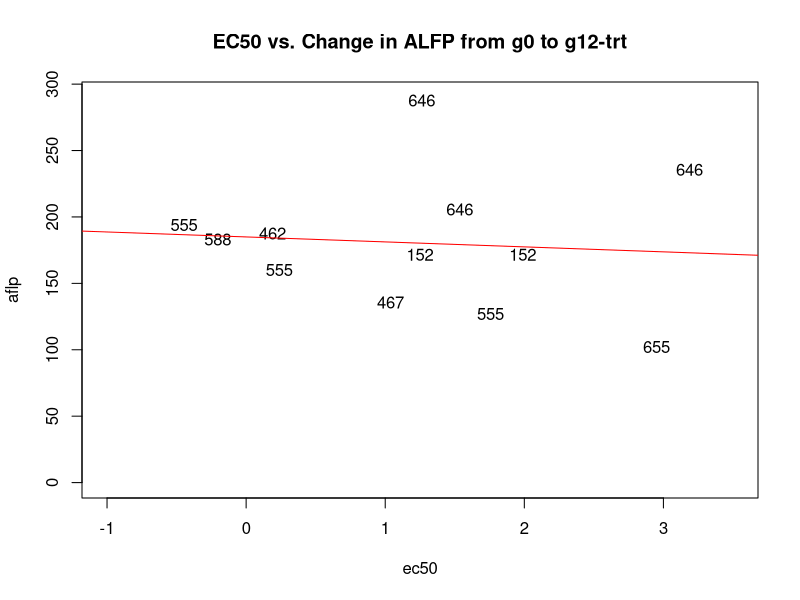
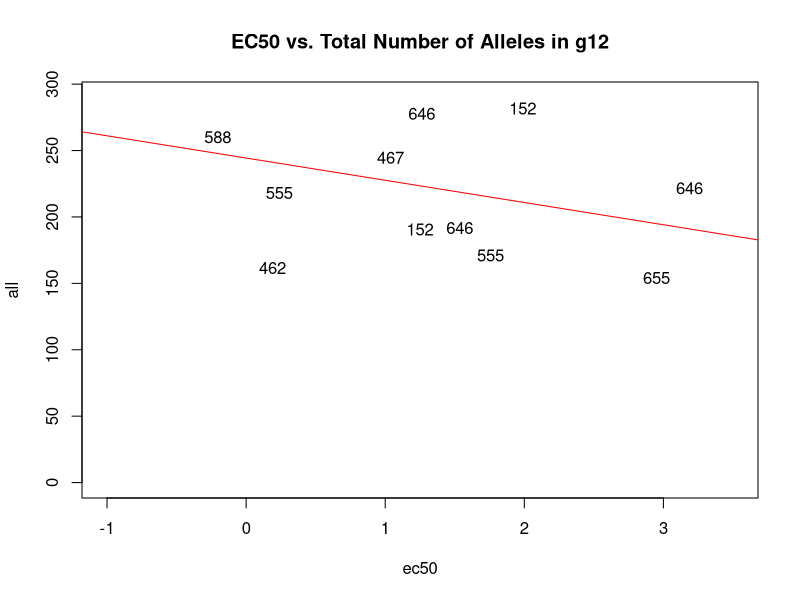
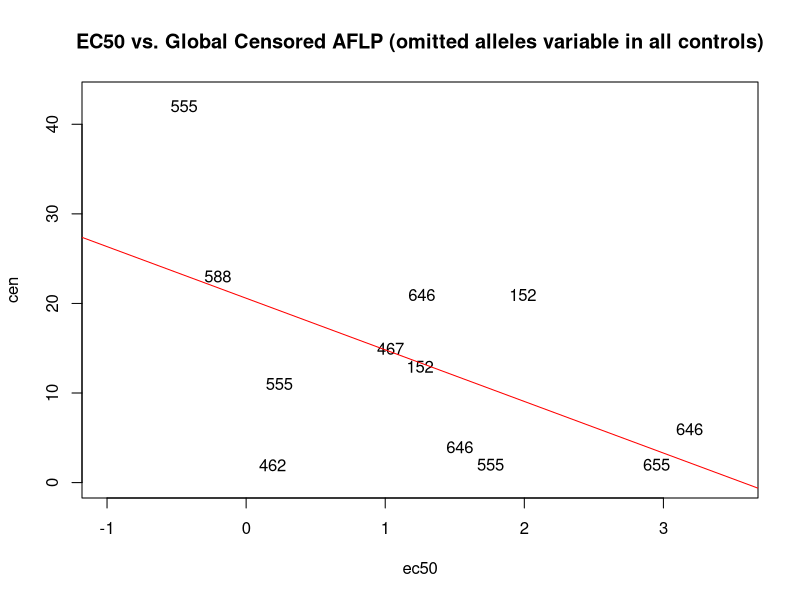
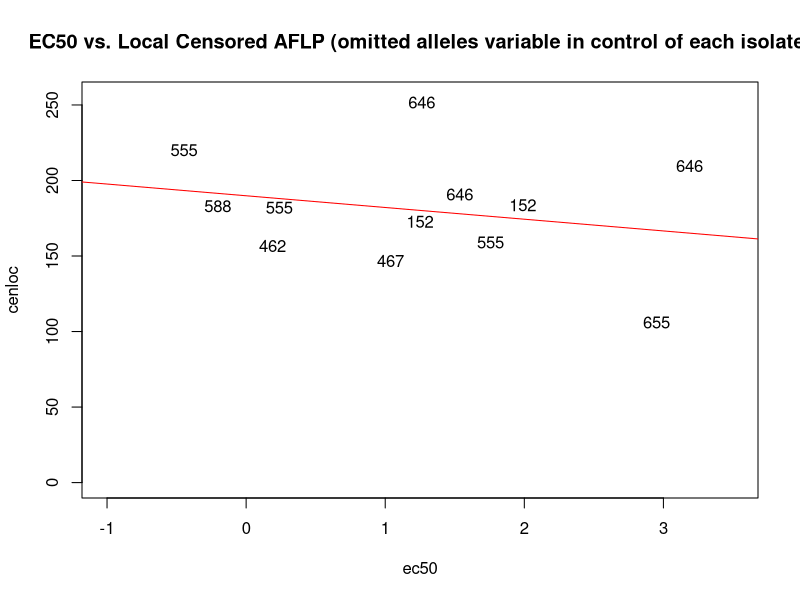
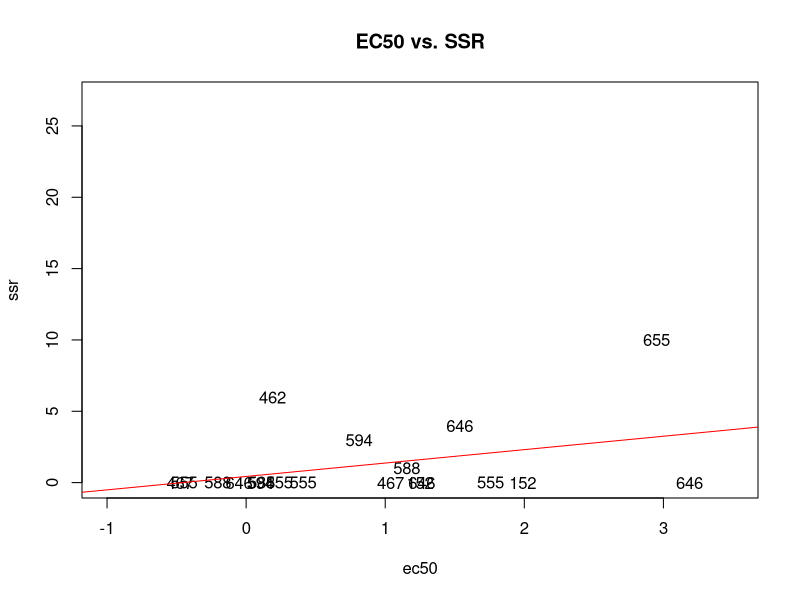
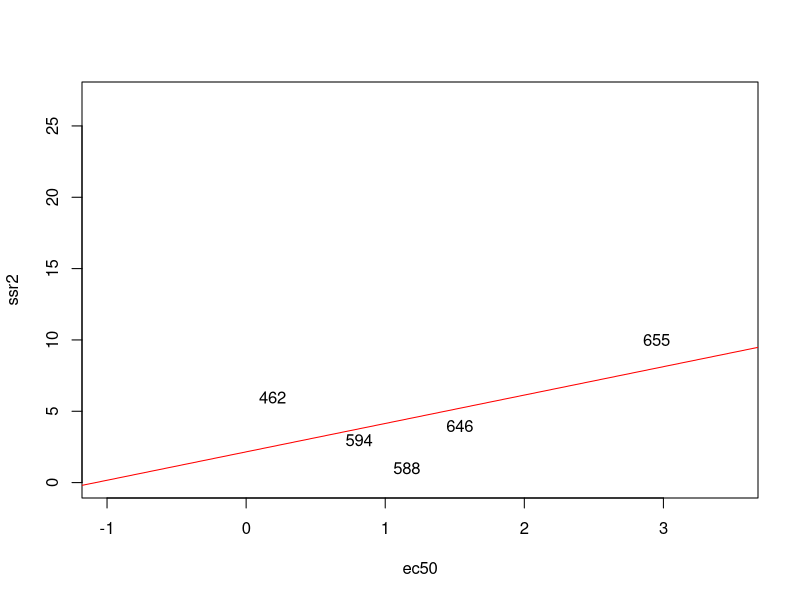
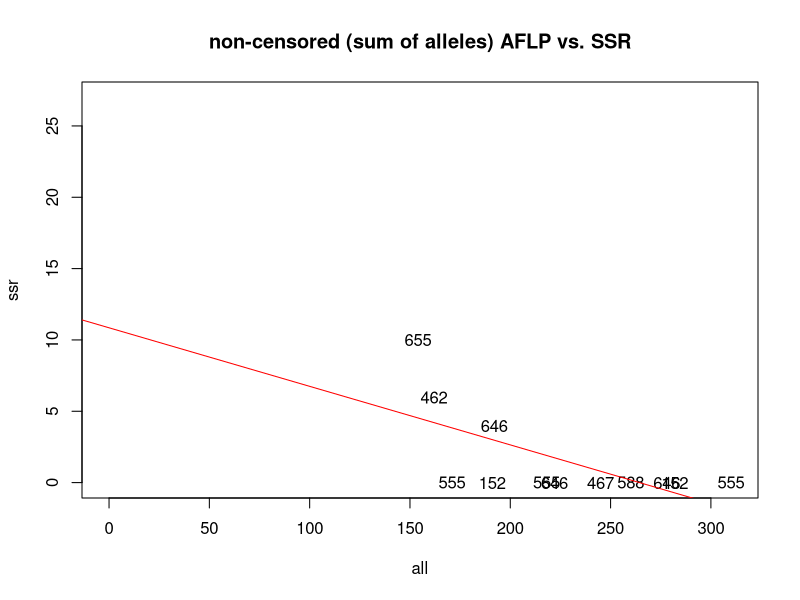
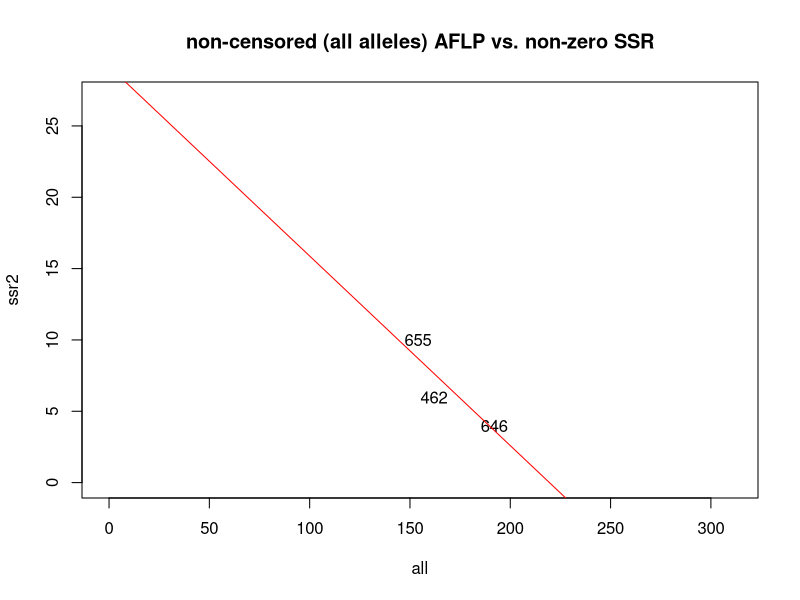

Here is the R script that generated these plots, in order:
comb <- read.csv("EC-AFLP-SSR.csv")
#plot(x=comb$EC50, y=comb$AFLP)
#plot(x=comb$EC50, y=comb$SSR)
#plot(x=comb$EC50, y=comb$Alleles)
fung <- c("ThiophanateMethyl", "Azoxystrobin", "Boscalid", "Pyraclostrobin", "Iprodione")   #Select the fungicide of choice
fung <- c("ThiophanateMethyl", "Boscalid")   #Select the fungicide of choice

#plotting only TM treated EC50 vs. AFLP
ec50 <- comb$EC50[as.logical(match(comb$TRT, fung, nomatch = F))]
aflp <- comb$AFLP[as.logical(match(comb$TRT, fung, nomatch = F))]
ssr <- comb$SSR[as.logical(match(comb$TRT, fung, nomatch = F))]
ssr2 <- ssr
ssr2[as.logical(match(ssr,0, nomatch = F))] <- NA
all <- comb$Alleles[as.logical(match(comb$TRT, fung, nomatch = F))]
cen <- comb$Cen[as.logical(match(comb$TRT, fung, nomatch = F))]
cenloc <- comb$CenLoc[as.logical(match(comb$TRT, fung, nomatch = F))]
id <- comb$ID[as.logical(match(comb$TRT, fung, nomatch = F))]

#for plotting AFLP data (change from g0 to g12-trt)
plot(x=ec50, y=aflp, xlim=range(-1,3.5), ylim=range(0,290), type='n')
text(ec50, aflp, label=id, col='black')
lm.plot <- lm(aflp~ec50, na.action=na.omit)
abline(lm.plot, col="red")
title(main="EC50 vs. Change in ALFP from g0 to g12-trt")
summary(lm.plot)

#for plotting only total number of alleles in AFLP data (all)
plot(x=ec50, y=all, xlim=range(-1,3.5), ylim=range(0,290), type='n')
text(ec50, all, label=id, col='black')
lm.plot <- lm(all~ec50, na.action=na.omit)
abline(lm.plot, col="red")
title(main="EC50 vs. Total Number of Alleles in g12")
summary(lm.plot)

#for plotting only censored alleles in AFLP data (cen)
plot(x=ec50, y=cen, xlim=range(-1,3.5), ylim=range(0,43), type='n')
text(ec50, cen, label=id, col='black')
lm.plot <- lm(cen~ec50, na.action=na.omit)
abline(lm.plot, col="red")
title(main="EC50 vs. Global Censored AFLP (omitted alleles variable in all controls)")
summary(lm.plot)

#for plotting local censored alleles in AFLP data (cenloc)
plot(x=ec50, y=cenloc, xlim=range(-1,3.5), ylim=range(0,255), type='n')
text(ec50, cenloc, label=id, col='black')
lm.plot <- lm(cenloc~ec50, na.action=na.omit)
abline(lm.plot, col="red")
title(main="EC50 vs. Local Censored AFLP (omitted alleles variable in control of each isolate)")
summary(lm.plot)

# for plotting SSR data (ie. ssr)
plot(x=ec50, y=ssr, xlim=range(-1,3.5), ylim=range(0,27), type='n')
text(ec50, ssr, label=id, col='black')
lm.plot <- lm(ssr~ec50, na.action=na.omit)
abline(lm.plot, col="red")
title(main="EC50 vs. SSR")
summary(lm.plot)

# for plotting SSR data (ie. ssr)
plot(x=ec50, y=ssr2, xlim=range(-1,3.5), ylim=range(0,27), type='n')
text(ec50, ssr2, label=id, col='black')
lm.plot <- lm(ssr2~ec50, na.action=na.omit)
abline(lm.plot, col="red")
summary(lm.plot)

###################  SSR vs. AFLP  ################################
# for plotting total AFLP alleles vs SSR data
plot(x=all, y=ssr, xlim=range(-1,311), ylim=range(0,27), type='n')
text(all, ssr, label=id, col='black')
lm.plot <- lm(ssr~all, na.action=na.omit)
abline(lm.plot, col="red")
title(main="non-censored (sum of alleles) AFLP vs. SSR")
summary(lm.plot)

# for plotting g0 vs. g12-trt AFLP vs SSR data
plot(x=all, y=ssr2, xlim=range(-1,311), ylim=range(0,27), type='n')
text(all, ssr2, label=id, col='black')
lm.plot <- lm(ssr2~all, na.action=na.omit)
abline(lm.plot, col="red")
title(main="non-censored (all alleles) AFLP vs. non-zero SSR")
summary(lm.plot)

# for plotting local Censored AFLP vs SSR data
plot(x=cen, y=ssr, xlim=range(-1,43), ylim=range(0,28), type='n')
text(cen, ssr, label=id, col='black')
lm.plot <- lm(ssr~cen, na.action=na.omit)
abline(lm.plot, col="red")
title(main="local censored AFLP vs. SSR")
summary(lm.plot)

# for plotting local Censored AFLP vs non-zero SSR data
plot(x=cen, y=ssr2, xlim=range(-1,14), ylim=range(0,27), type='n')
text(cen, ssr2, label=id, col='black')
lm.plot <- lm(ssr2~cen, na.action=na.omit)
abline(lm.plot, col="red")
title(main="local censored AFLP vs. non-zero SSR")
summary(lm.plot)

## EOF

